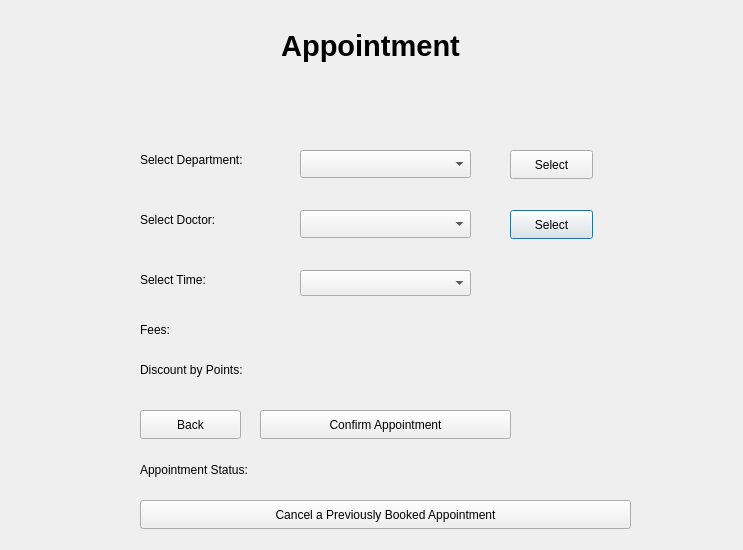
<?xml version="1.0" encoding="UTF-8"?>
<ui version="4.0">
 <class>BookAppointmentWindow</class>
 <widget class="QDialog" name="BookAppointmentWindow">
  <property name="geometry">
   <rect>
    <x>0</x>
    <y>0</y>
    <width>743</width>
    <height>550</height>
   </rect>
  </property>
  <property name="windowTitle">
   <string>Dialog</string>
  </property>
  <widget class="QComboBox" name="doctorsComboBox">
   <property name="geometry">
    <rect>
     <x>300</x>
     <y>210</y>
     <width>171</width>
     <height>28</height>
    </rect>
   </property>
  </widget>
  <widget class="QPushButton" name="selectDoctorButton">
   <property name="geometry">
    <rect>
     <x>510</x>
     <y>210</y>
     <width>83</width>
     <height>29</height>
    </rect>
   </property>
   <property name="text">
    <string>Select</string>
   </property>
  </widget>
  <widget class="QPushButton" name="confirmAppointmentButton">
   <property name="geometry">
    <rect>
     <x>260</x>
     <y>410</y>
     <width>251</width>
     <height>29</height>
    </rect>
   </property>
   <property name="text">
    <string>Confirm Appointment</string>
   </property>
  </widget>
  <widget class="QComboBox" name="departmentsComboBox">
   <property name="geometry">
    <rect>
     <x>300</x>
     <y>150</y>
     <width>171</width>
     <height>28</height>
    </rect>
   </property>
  </widget>
  <widget class="QLabel" name="selectDepartmentTitle">
   <property name="geometry">
    <rect>
     <x>140</x>
     <y>150</y>
     <width>141</width>
     <height>20</height>
    </rect>
   </property>
   <property name="text">
    <string>Select Department:</string>
   </property>
  </widget>
  <widget class="QLabel" name="selectDoctorTitle">
   <property name="geometry">
    <rect>
     <x>140</x>
     <y>210</y>
     <width>141</width>
     <height>20</height>
    </rect>
   </property>
   <property name="text">
    <string>Select Doctor:</string>
   </property>
  </widget>
  <widget class="QPushButton" name="selectDepartmentButton">
   <property name="geometry">
    <rect>
     <x>510</x>
     <y>150</y>
     <width>83</width>
     <height>29</height>
    </rect>
   </property>
   <property name="text">
    <string>Select</string>
   </property>
  </widget>
  <widget class="QLabel" name="selectTimeTitle">
   <property name="geometry">
    <rect>
     <x>140</x>
     <y>270</y>
     <width>141</width>
     <height>20</height>
    </rect>
   </property>
   <property name="text">
    <string>Select Time:</string>
   </property>
  </widget>
  <widget class="QComboBox" name="timeComboBox">
   <property name="geometry">
    <rect>
     <x>300</x>
     <y>270</y>
     <width>171</width>
     <height>26</height>
    </rect>
   </property>
  </widget>
  <widget class="QLabel" name="appointmentStatusTitle">
   <property name="geometry">
    <rect>
     <x>140</x>
     <y>460</y>
     <width>451</width>
     <height>20</height>
    </rect>
   </property>
   <property name="text">
    <string>Appointment Status:</string>
   </property>
  </widget>
  <widget class="QPushButton" name="backButton">
   <property name="geometry">
    <rect>
     <x>140</x>
     <y>410</y>
     <width>101</width>
     <height>29</height>
    </rect>
   </property>
   <property name="text">
    <string>Back</string>
   </property>
  </widget>
  <widget class="QLabel" name="feesTitle">
   <property name="geometry">
    <rect>
     <x>140</x>
     <y>320</y>
     <width>141</width>
     <height>20</height>
    </rect>
   </property>
   <property name="text">
    <string>Fees:</string>
   </property>
  </widget>
  <widget class="QLabel" name="feesDisplay">
   <property name="geometry">
    <rect>
     <x>300</x>
     <y>320</y>
     <width>171</width>
     <height>20</height>
    </rect>
   </property>
   <property name="text">
    <string/>
   </property>
  </widget>
  <widget class="QLabel" name="discountTitle">
   <property name="geometry">
    <rect>
     <x>140</x>
     <y>360</y>
     <width>141</width>
     <height>20</height>
    </rect>
   </property>
   <property name="text">
    <string>Discount by Points:</string>
   </property>
  </widget>
  <widget class="QLabel" name="discountDisplay">
   <property name="geometry">
    <rect>
     <x>300</x>
     <y>360</y>
     <width>171</width>
     <height>20</height>
    </rect>
   </property>
   <property name="text">
    <string/>
   </property>
  </widget>
  <widget class="QLabel" name="appointmentTitle">
   <property name="geometry">
    <rect>
     <x>0</x>
     <y>0</y>
     <width>741</width>
     <height>91</height>
    </rect>
   </property>
   <property name="font">
    <font>
     <pointsize>22</pointsize>
     <bold>true</bold>
    </font>
   </property>
   <property name="text">
    <string>Appointment</string>
   </property>
   <property name="alignment">
    <set>Qt::AlignCenter</set>
   </property>
  </widget>
  <widget class="QPushButton" name="cancelAppointmentButton">
   <property name="geometry">
    <rect>
     <x>140</x>
     <y>500</y>
     <width>491</width>
     <height>29</height>
    </rect>
   </property>
   <property name="text">
    <string>Cancel a Previously Booked Appointment</string>
   </property>
  </widget>
 </widget>
 <resources/>
 <connections/>
</ui>
